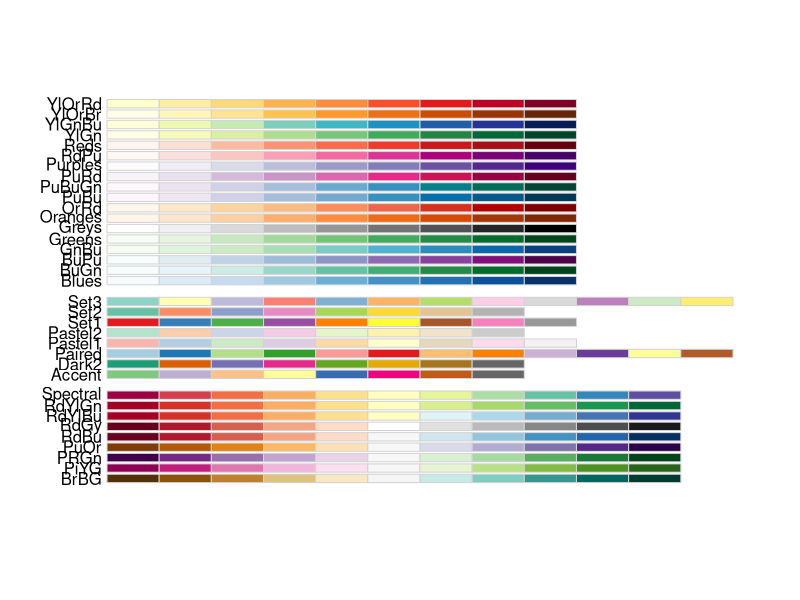
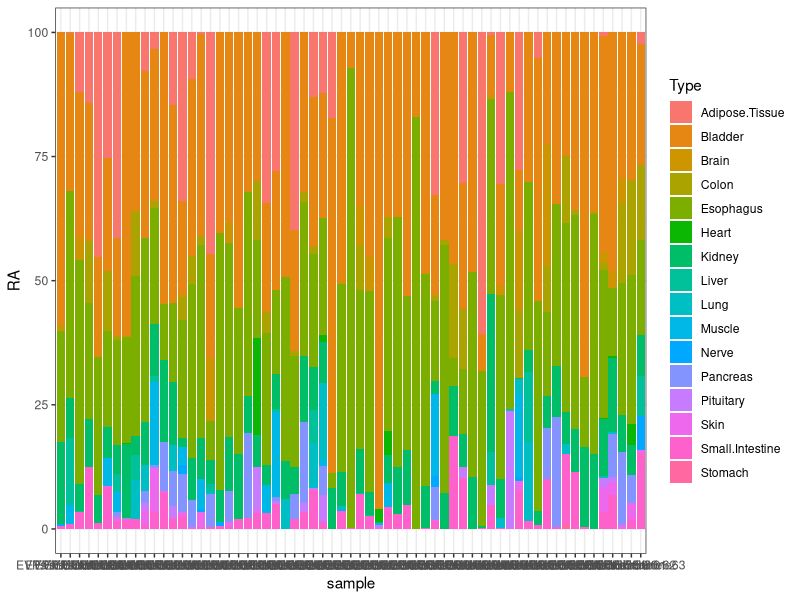
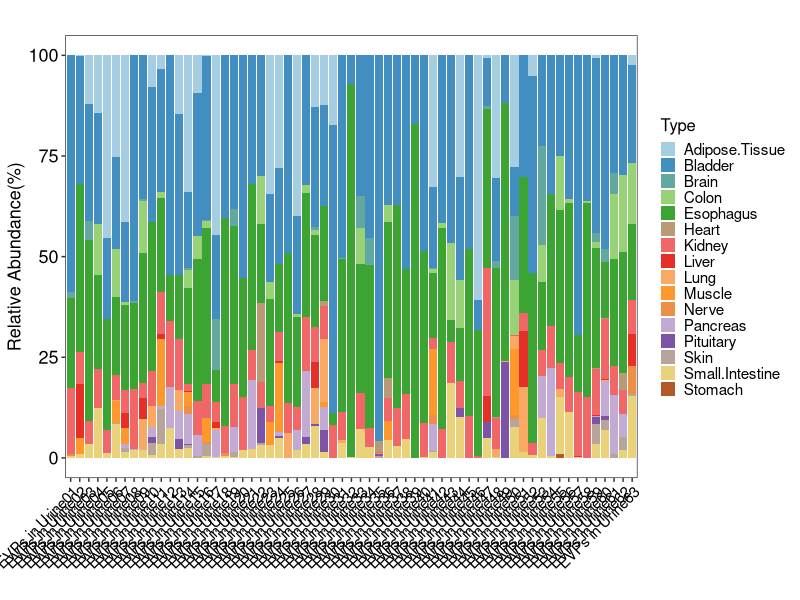
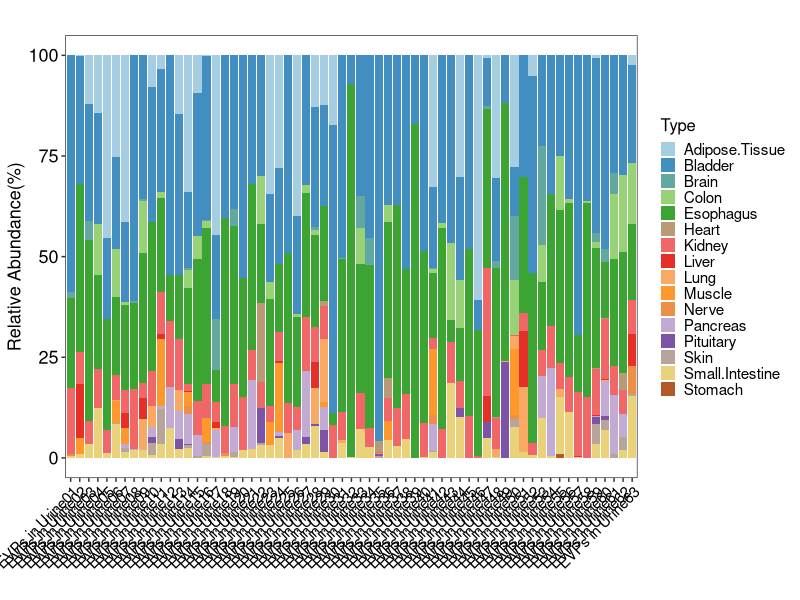

The R source for these figures, in order: (Note: this script raises an error after producing the figures.)
setwd("/public/home/huhui/project/rna_urine_EV/result/STAR/EV_origin/EV-origin-master")
setwd("D:\\项目\\231021661.报告--尿液外泌体转录组\\自己重新跑后\\EV-origin\\EV-origin-master\\EV-origin-master")
library(e1071)


####################################################################
setwd("D:\\项目\\231021661.报告--尿液外泌体转录组\\自己重新跑后\\EV-origin\\EV-origin-master\\EV-origin-master")
results<-read.delim("ExoRbase3.0.EVPs_in_Urine_origins_abs.txt",header=T,row.names = 1)
dim(results)
head(results)

results<-results[,c("Adipose.Tissue",	"Bladder",	"Brain",	
                    "Colon",	"Esophagus",	"Heart",	"Kidney",	"Liver",	
                    "Lung",	"Muscle",	"Nerve",	"Pancreas",	"Pituitary",	"Skin",	"Small.Intestine","Stomach")]
rownames(results) <- gsub(".", " ", rownames(results), fixed = TRUE)
head(results)
write.table(results,file="ExoRbase3.0.EVPs_in_Urine_origins_abs.tissue.txt",
      sep='\t',quote=FALSE,row.names=T)
#########bar plot
library(RColorBrewer)
display.brewer.all()
col <- colorRampPalette(brewer.pal(8,'Accent'))(7)
mycol<-colorRampPalette(brewer.pal(12,'Paired'),alpha = TRUE)(16)
library(stringi)


b<-results
dim(b)

# 获取行名
row_names <- rownames(b)

# 使用stringi的stri_sort函数进行自然排序
sorted_row_names <- stri_sort(row_names, numeric = TRUE)

# 按照排序后的行名重排数据框（如果只是重新排序行，不改变列）
b_sorted <- b[sorted_row_names, ]

# 查看排序后的行名
rownames(b_sorted)

b<-b_sorted[64:125,]
b<-b_sorted[1:63,]

a<-as.data.frame(b)

a$sample<-rownames(a)

head(a)


library("reshape")
library("ggplot2")
library(dplyr)
data_melt<-melt(a,id=c("sample"))
head(data_melt)
colnames(data_melt)<-c("sample","Type","Abundance")
head(data_melt)

c<-data_melt %>% group_by(sample) %>% mutate(RA=Abundance/sum(Abundance)*100)
head(c)

#####百分比相对丰度
p<-ggplot(data=c,aes(x=sample,y=RA,fill=Type))+
  geom_bar(stat="identity")+theme_bw()
p
p.final<-p+
  labs(y="Relative Abundance(%)",x="",title="")+
  scale_fill_manual(values=c(mycol))+
  theme(axis.text.x = element_text(size = 11, angle = 45, hjust = 1,
                                   vjust =1,colour = "black",lineheight=100),
        axis.text.y = element_text(size=13,colour="black"),
        legend.title=element_text(size=12,colour="black"),
        legend.text=element_text(size=11,colour="black"),
        axis.title.x = element_text(size=11,colour="black"),
        axis.title.y = element_text(size=13,colour="black"),
        plot.title = element_text(size=15,colour="black"),
        legend.key.size = unit(4,'mm'))+
  scale_x_discrete(limit = unique(a$sample))+
  theme(panel.grid.major = element_blank(),panel.grid.minor = element_blank())
p.final

ggsave(filename="barplot_ExoRbase3.0.EVPs_in_Urine_origins_Rabs.64_125.pdf",plot=p.final,
       device='pdf',path=".",width=14,height=5)
####D1 sample
head(c)
c.1<-c %>% subset(sample %in% c(phenotype.d1$sample))
c.1
#百分比相对丰度
p<-ggplot(data=c.1,aes(x=sample,y=RA,fill=Type))+
  geom_bar(stat="identity")+theme_bw()
p
p.final<-p+
  labs(y="Relative Abundance(%)",x="",title="")+
  scale_fill_manual(values=c(mycol))+
  theme(axis.text.x = element_text(size = 13, angle = 45, hjust = 1,
                                   vjust =1,colour = "black",lineheight=100),
        axis.text.y = element_text(size=13,colour="black"),
        legend.title=element_text(size=12,colour="black"),
        legend.text=element_text(size=11,colour="black"),
        axis.title.x = element_text(size=13,colour="black"),
        axis.title.y = element_text(size=13,colour="black"),
        plot.title = element_text(size=15,colour="black"),
        legend.key.size = unit(4,'mm'))+
  scale_x_discrete(limit = unique(c.1$sample))+
  theme(panel.grid.major = element_blank(),panel.grid.minor = element_blank())
p.final

ggsave(filename="barplot_EV_origin_tissue_AB.D1sample.new.pdf",plot=p.final,
       device='pdf',path=".",width=5,height=5)
##########
####donor 4\5\6\11\12\13
head(c)
phenotype.t<-phenotype %>% subset(Donor=="11")
c.2<-c %>% subset(sample %in% c(phenotype.t$sample))
c.2
#百分比相对丰度
p<-ggplot(data=c.2,aes(x=sample,y=RA,fill=Type))+
  geom_bar(stat="identity")+theme_bw()
p
p.final<-p+
  labs(y="Relative Abundance(%)",x="",title="")+
  scale_fill_manual(values=c(mycol))+
  theme(axis.text.x = element_text(size = 13, angle = 45, hjust = 1,
                                   vjust =1,colour = "black",lineheight=100),
        axis.text.y = element_text(size=13,colour="black"),
        legend.title=element_text(size=12,colour="black"),
        legend.text=element_text(size=11,colour="black"),
        axis.title.x = element_text(size=13,colour="black"),
        axis.title.y = element_text(size=13,colour="black"),
        plot.title = element_text(size=15,colour="black"),
        legend.key.size = unit(4,'mm'))+
  scale_x_discrete(limit = unique(c.2$sample))+
  theme(panel.grid.major = element_blank(),panel.grid.minor = element_blank())
p.final

ggsave(filename="barplot_EV_origin_tissue_AB.Donor11sample.pdf",plot=p.final,
       device='pdf',path=".",width=3.5,height=4.5)
#####
###丰度绝对值
head(c)
library("ggpubr")
library("reshape")
library("ggplot2")
p <- ggboxplot(c, x = "Type", y = "Abundance",
               palette =c("lightblue"),
               outlier.colour = NA,show.legend = FALSE)+
  theme_bw()+
  xlab("") + ylab("Abundance")+
  theme(axis.text.x = 
          element_text(size = 14, face = "bold",angle = 45,
                       hjust = 1,colour = "black",lineheight=100),
        axis.text.y = element_text(size=14,colour="black",face = "bold"),
        legend.title=element_text(size=12,colour="black",face = "bold"),
        legend.text=element_text(size=12),
        axis.title.x = element_text(size=17,face = "bold"),
        axis.title.y = element_text(size=15,face = "bold"),
        plot.title = element_text(size=16),legend.key.size = unit(4,'mm'))+
  theme(panel.grid.major = element_blank(),
        panel.grid.minor = element_blank())
p

ggsave(filename="boxplot_EV_origin_tissue_Aboundance.pdf",plot=p,
       device='pdf',path=".",width=8,height=3.5)

###by sex
phenotype<-read.delim("sample.type.txt",header=T,row.names = NULL)
head(phenotype);dim(phenotype)
head(c)

exp_melt.final<-merge(c,phenotype,by = "sample",all=T)
dim(exp_melt.final);head(exp_melt.final)

head(exp_melt.final)
library("ggpubr")
library("reshape")
library("ggplot2")

p <- ggboxplot(exp_melt.final, x = "Type", y = "Abundance",
               color = "Sex", palette = "nejm",
               outlier.colour = NA)+
  theme_classic()+
  theme(legend.text=element_text(size=10,colour="black"),
        plot.title = element_text(size=15,colour="black"),
        legend.key.size = unit(4,'mm'))+
  theme(axis.text.x = element_text(size = 10, colour = "black",face="bold",
                                   angle = 45, hjust = 1,lineheight=100
  ),
  axis.text.y = element_text(size=10,colour="black",face="bold"),
  legend.title=element_text(size=10))+
  theme(axis.title.y = element_text(size=12,colour="black",face="bold"),
        axis.title.x = element_text(size=12,colour="black",face="bold"))+
  theme(panel.grid.major = element_blank(),panel.grid.minor = element_blank())+
  labs(fill="Sex",x="",y="Abundance",title="") 
#p
# Use only p.format as label. Remove method name.
p2<-p + stat_compare_means(aes(group = Sex),label = "p.format",size=4,method="wilcox.test")+
  theme(strip.text.x = element_text(size=11, color="black",
                                    face="bold"))+
  theme(strip.background = element_blank(),strip.placement = "outside")
p2

#pdf(file = "ggplot2.boxplot.all_sample_scale_count_exp.pdf",12,5)
ggsave(filename="Tissue.Abundance.addp.boxplot.bysex.pdf",plot=p2,
       device='pdf',path=".",width=6,height=3.5)
####split sex
head(exp_melt.final)
co<-c("DeepSkyBlue","Tomato")
p<-ggplot(data=exp_melt.final, aes(x=Sex,y=Abundance))+geom_boxplot(aes(fill=Sex),outlier.colour = NA,show.legend = FALSE)+
  theme_bw()+
  theme(axis.text.x = element_text(size = 10, colour = "black",face="bold"),
        axis.text.y = element_text(size=10,colour="black",face="bold"),
        legend.title=element_text(size=10))+
  theme(axis.title.y = element_text(size=12,colour="black",face="bold"),
        axis.title.x = element_text(size=12,colour="black",face="bold"))+
  labs(fill="",y="",title="")+scale_fill_manual(values=co)+
  theme(panel.grid.major = element_blank(),panel.grid.minor = element_blank())
p
#调整P值的位置：
p2<-p+facet_wrap(~ Type, scales="free",nrow = 4)+
  xlab("") + ylab("Abundance")+
  stat_compare_means(aes(label = paste0("p = ", ..p.format..)),size=4,method="t.test",
                     vjust = 0.5,label.x = 1.2)+
  theme(strip.text.x = element_text(size=10, color="black",
                                    face="bold"))+
  theme(strip.background = element_blank(),strip.placement = "outside")

p2

#pdf(file = "ggplot2.boxplot.all_sample_scale_count_exp.pdf",12,5)
ggsave(filename="Tissue.Abundance.addp.boxplot.bysex.split.pdf",plot=p2,
       device='pdf',path=".",width=7.5,height=6)

####split Time
head(exp_melt.final)
#co<-c("DeepSkyBlue","Tomato") scale_fill_manual(values=co)
p<-ggplot(data=exp_melt.final, aes(x=Time,y=Abundance))+
  geom_boxplot(aes(fill=Time),outlier.colour = NA,show.legend = FALSE)+
  theme_bw()+
  theme(axis.text.x = element_text(size = 10, colour = "black",face="bold"),
        axis.text.y = element_text(size=10,colour="black",face="bold"),
        legend.title=element_text(size=10))+
  theme(axis.title.y = element_text(size=12,colour="black",face="bold"),
        axis.title.x = element_text(size=12,colour="black",face="bold"))+
  labs(fill="",y="",title="")+
  theme(panel.grid.major = element_blank(),panel.grid.minor = element_blank())
p
#调整P值的位置：
p2<-p+facet_wrap(~ Type, scales="free",nrow = 4)+
  xlab("") + ylab("Abundance")+
  stat_compare_means(aes(label = paste0("p = ", ..p.format..)),size=4,method="anova",
                     vjust = 0.5,label.x = 1.2)+
  theme(strip.text.x = element_text(size=10, color="black",
                                    face="bold"))+
  theme(strip.background = element_blank(),strip.placement = "outside")

p2

#pdf(file = "ggplot2.boxplot.all_sample_scale_count_exp.pdf",12,5)
ggsave(filename="Tissue.Abundance.addp.boxplot.bytime.split.pdf",plot=p2,
       device='pdf',path=".",width=8,height=6)

###################################################################
#########bar plot cell
library(RColorBrewer)
display.brewer.all()
mycol<-colorRampPalette(brewer.pal(12,'Paired'),alpha = TRUE)(16)
mycol <- colorRampPalette(brewer.pal(7,'Accent'))(7)

b<-results.cell$est.ab.sum
head(b);dim(b)

a<-as.data.frame(b)

a$sample<-rownames(a)

head(a)


library("reshape")
library("ggplot2")
data_melt<-melt(a,id=c("sample"))
head(data_melt)
colnames(data_melt)<-c("sample","Type","Abundance")
head(data_melt)

c<-data_melt %>% group_by(sample) %>% mutate(RA=Abundance/sum(Abundance)*100)
head(c)


p<-ggplot(data=c,aes(x=sample,y=RA,fill=Type))+
  geom_bar(stat="identity")+theme_bw()
p
p.final<-p+
  labs(y="Relative Abundance(%)",x="",title="")+
  scale_fill_manual(values=c(mycol))+
  theme(axis.text.x = element_text(size = 13, angle = 45, hjust = 1,
                                   vjust =1,colour = "black",lineheight=100),
        axis.text.y = element_text(size=13,colour="black"),
        legend.title=element_text(size=12,colour="black"),
        legend.text=element_text(size=11,colour="black"),
        axis.title.x = element_text(size=13,colour="black"),
        axis.title.y = element_text(size=13,colour="black"),
        plot.title = element_text(size=15,colour="black"),
        legend.key.size = unit(4,'mm'))+
  scale_x_discrete(limit = unique(a$sample))+
  theme(panel.grid.major = element_blank(),panel.grid.minor = element_blank())
p.final

ggsave(filename="barplot_EV_origin_cell_AB.pdf",plot=p.final,
       device='pdf',path=".",width=8.3,height=5)

###丰度绝对值
head(c)
library("ggpubr")
library("reshape")
library("ggplot2")
p <- ggboxplot(c, x = "Type", y = "Abundance",
               palette =c("lightblue"),
               outlier.colour = NA,show.legend = FALSE)+
  theme_bw()+
  xlab("") + ylab("Abundance")+
  theme(axis.text.x = 
          element_text(size = 14, face = "bold",angle = 45,
                       hjust = 1,colour = "black",lineheight=100),
        axis.text.y = element_text(size=14,colour="black",face = "bold"),
        legend.title=element_text(size=12,colour="black",face = "bold"),
        legend.text=element_text(size=12),
        axis.title.x = element_text(size=17,face = "bold"),
        axis.title.y = element_text(size=15,face = "bold"),
        plot.title = element_text(size=16),legend.key.size = unit(4,'mm'))+
  theme(panel.grid.major = element_blank(),
        panel.grid.minor = element_blank())
p

ggsave(filename="boxplot_EV_origin_cell_Aboundance.pdf",plot=p,
       device='pdf',path=".",width=6,height=3.5)

###by sex
phenotype<-read.delim("sample.type.txt",header=T,row.names = NULL)
head(phenotype);dim(phenotype)
head(c)

exp_melt.final<-merge(c,phenotype,by = "sample",all=T)
dim(exp_melt.final);head(exp_melt.final)

head(exp_melt.final)
library("ggpubr")
library("reshape")
library("ggplot2")

p <- ggboxplot(exp_melt.final, x = "Type", y = "Abundance",
               color = "Sex", palette = "nejm",
               outlier.colour = NA)+
  theme_classic()+
  theme(legend.text=element_text(size=10,colour="black"),
        plot.title = element_text(size=15,colour="black"),
        legend.key.size = unit(4,'mm'))+
  theme(axis.text.x = element_text(size = 10, colour = "black",face="bold",
                                   angle = 45, hjust = 1,lineheight=100
  ),
  axis.text.y = element_text(size=10,colour="black",face="bold"),
  legend.title=element_text(size=10))+
  theme(axis.title.y = element_text(size=12,colour="black",face="bold"),
        axis.title.x = element_text(size=12,colour="black",face="bold"))+
  theme(panel.grid.major = element_blank(),panel.grid.minor = element_blank())+
  labs(fill="Sex",x="",y="Abundance",title="") 
#p
# Use only p.format as label. Remove method name.
p2<-p + stat_compare_means(aes(group = Sex),label = "p.format",size=4,method="wilcox.test")+
  theme(strip.text.x = element_text(size=11, color="black",
                                    face="bold"))+
  theme(strip.background = element_blank(),strip.placement = "outside")
p2

#pdf(file = "ggplot2.boxplot.all_sample_scale_count_exp.pdf",12,5)
ggsave(filename="cell.Abundance.addp.boxplot.bysex.pdf",plot=p2,
       device='pdf',path=".",width=6,height=3.5)
####split sex
head(exp_melt.final)
co<-c("DeepSkyBlue","Tomato")
p<-ggplot(data=exp_melt.final, aes(x=Sex,y=Abundance))+geom_boxplot(aes(fill=Sex),outlier.colour = NA,show.legend = FALSE)+
  theme_bw()+
  theme(axis.text.x = element_text(size = 10, colour = "black",face="bold"),
        axis.text.y = element_text(size=10,colour="black",face="bold"),
        legend.title=element_text(size=10))+
  theme(axis.title.y = element_text(size=12,colour="black",face="bold"),
        axis.title.x = element_text(size=12,colour="black",face="bold"))+
  labs(fill="",y="",title="")+scale_fill_manual(values=co)+
  theme(panel.grid.major = element_blank(),panel.grid.minor = element_blank())
p
#调整P值的位置：
p2<-p+facet_wrap(~ Type, scales="free",nrow = 4)+
  xlab("") + ylab("Abundance")+
  stat_compare_means(aes(label = paste0("p = ", ..p.format..)),size=4,method="t.test",
                     vjust = 0.5,label.x = 1.2)+
  theme(strip.text.x = element_text(size=10, color="black",
                                    face="bold"))+
  theme(strip.background = element_blank(),strip.placement = "outside")

p2

#pdf(file = "ggplot2.boxplot.all_sample_scale_count_exp.pdf",12,5)
ggsave(filename="Cell.Abundance.addp.boxplot.bysex.split.pdf",plot=p2,
       device='pdf',path=".",width=5,height=6)

####split Time
head(exp_melt.final)
#co<-c("DeepSkyBlue","Tomato") scale_fill_manual(values=co)
p<-ggplot(data=exp_melt.final, aes(x=Time,y=Abundance))+
  geom_boxplot(aes(fill=Time),outlier.colour = NA,show.legend = FALSE)+
  theme_bw()+
  theme(axis.text.x = element_text(size = 10, colour = "black",face="bold"),
        axis.text.y = element_text(size=10,colour="black",face="bold"),
        legend.title=element_text(size=10))+
  theme(axis.title.y = element_text(size=12,colour="black",face="bold"),
        axis.title.x = element_text(size=12,colour="black",face="bold"))+
  labs(fill="",y="",title="")+
  theme(panel.grid.major = element_blank(),panel.grid.minor = element_blank())
p
#调整P值的位置：
p2<-p+facet_wrap(~ Type, scales="free",nrow = 4)+
  xlab("") + ylab("Abundance")+
  stat_compare_means(aes(label = paste0("p = ", ..p.format..)),size=4,method="anova",
                     vjust = 0.5,label.x = 1.2)+
  theme(strip.text.x = element_text(size=10, color="black",
                                    face="bold"))+
  theme(strip.background = element_blank(),strip.placement = "outside")

p2

#pdf(file = "ggplot2.boxplot.all_sample_scale_count_exp.pdf",12,5)
ggsave(filename="Cell.Abundance.addp.boxplot.bytime.split.pdf",plot=p2,
       device='pdf',path=".",width=5,height=6)
